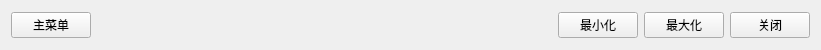
<?xml version="1.0" encoding="UTF-8"?>
<ui version="4.0">
 <class>MainWidTitle</class>
 <widget class="QWidget" name="MainWidTitle">
  <property name="geometry">
   <rect>
    <x>0</x>
    <y>0</y>
    <width>821</width>
    <height>50</height>
   </rect>
  </property>
  <property name="maximumSize">
   <size>
    <width>16777215</width>
    <height>50</height>
   </size>
  </property>
  <property name="windowTitle">
   <string>Form</string>
  </property>
  <layout class="QGridLayout" name="gridLayout_2">
   <item row="0" column="2">
    <layout class="QGridLayout" name="gridLayout">
     <item row="0" column="0">
      <widget class="QPushButton" name="pushButton_3">
       <property name="text">
        <string>最小化</string>
       </property>
      </widget>
     </item>
     <item row="0" column="1">
      <widget class="QPushButton" name="pushButton_2">
       <property name="text">
        <string>最大化</string>
       </property>
      </widget>
     </item>
     <item row="0" column="2">
      <widget class="QPushButton" name="pushButton">
       <property name="text">
        <string>关闭</string>
       </property>
      </widget>
     </item>
    </layout>
   </item>
   <item row="0" column="0">
    <widget class="QPushButton" name="pushButton_4">
     <property name="text">
      <string>主菜单</string>
     </property>
    </widget>
   </item>
   <item row="0" column="1">
    <spacer name="horizontalSpacer">
     <property name="orientation">
      <enum>Qt::Horizontal</enum>
     </property>
     <property name="sizeHint" stdset="0">
      <size>
       <width>40</width>
       <height>20</height>
      </size>
     </property>
    </spacer>
   </item>
  </layout>
 </widget>
 <resources/>
 <connections/>
</ui>
